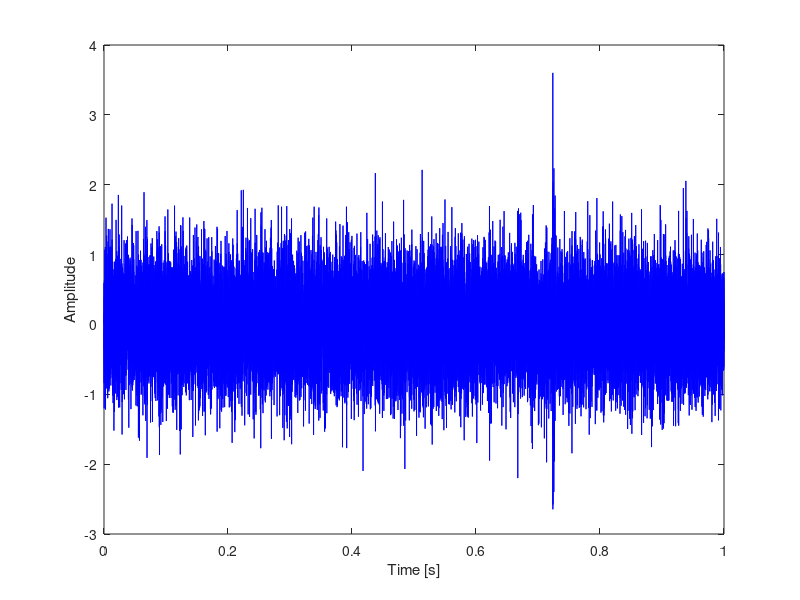

Recreate this plot in MATLAB. (Note: this script raises an error after producing the figure.)
%%%%%%%%%%%%%%%%%%%%%%%%%%%%%%%%%%%%%%%%%%%%%%%%%%%%%%%%%%%%%%%%%%%%%%%%%%%
%
% This script illustrates the use of the FMD code "FMD.m"
%
%%%%%%%%%%%%%%%%
% Reference:
%%%%%%%%%%%%%%%%
%
%       Y. Miao, B. Zhang, C. Li, J. Lin, D. Zhang
%       "Feature Mode Decomposition:New Decomposition Theory
%       for Rotating Machinery Fault Diagnosis"
%       IEEE Transactions on Industrial Electronics.2022
%       DOI:10.1109/TIE.2022.3156156
%
%%%%%%%%%%%%%%%%%%%%%%%%%%%%%%%%%%%%%%%%%%%%%%%%%
%
% Code by Boyao Zhang
%
%%%%%%%%%%%%%%%%%%%%%%%%%%%%%%%%%%%%%%%%%%%%%%%%%
%%%%%%%%%%%%%%%%%%%%%%%%%%%%%%%%%%%%%%%%%%%%%%%%%%%%%%%%%%%%%%%%%%%%%%%%%%%

clc; clear; close all;

%%
load x
fs = 2e4;
t = (0:length(x) - 1)' / fs;

%%
figure('Name', 'Time waveform of mixed signal')
plot(t, x, 'b');
xlabel('Time [s]');
ylabel('Amplitude');

figure('Name', 'FFT amplitude spectrum of mixed signal')
[~, ~] = myfft(fs, x, 1);
xlabel('Frequency [Hz]');
ylabel('Amplitude');

%% Parameters
filtersize = 30;
cutnum = 7;
modenum = 2;
maxiternum = 20;

% FMD
tic
y_final = FMD(fs, x, filtersize, cutnum, modenum, maxiternum);
toc
% Plot
b = size(y_final, 2);

figure('Name', 'Time waveform of mode(s)')
for k = 1:b
    subplot(b, 1, k)
    plot(t, y_final(:, k), 'b')
    xlabel('Time [s]');
    ylabel('Amplitude');
end

figure('Name', 'FFT amplitude spectrum of mode(s)')
for k = 1:b
    subplot(b, 1, k)
    [ff, amp] = myfft(fs, y_final(:, k), 0);
    plot(ff, amp / max(amp), 'r');
    xlabel('Frequency [Hz]');
    ylabel('Amplitude');
end

figure('Name', 'Hilbert envelope spectrum of mode(s)')
for k = 1:b
    subplot(b, 1, k)
    envelope = abs(hilbert(y_final(:, k))) - mean(abs(hilbert(y_final(:, k))));
    [ff, amp] = myfft(fs, envelope, 1);
    xlabel('Frequency [Hz]');
    ylabel('Amplitude');
    xlim([0 300])
end
